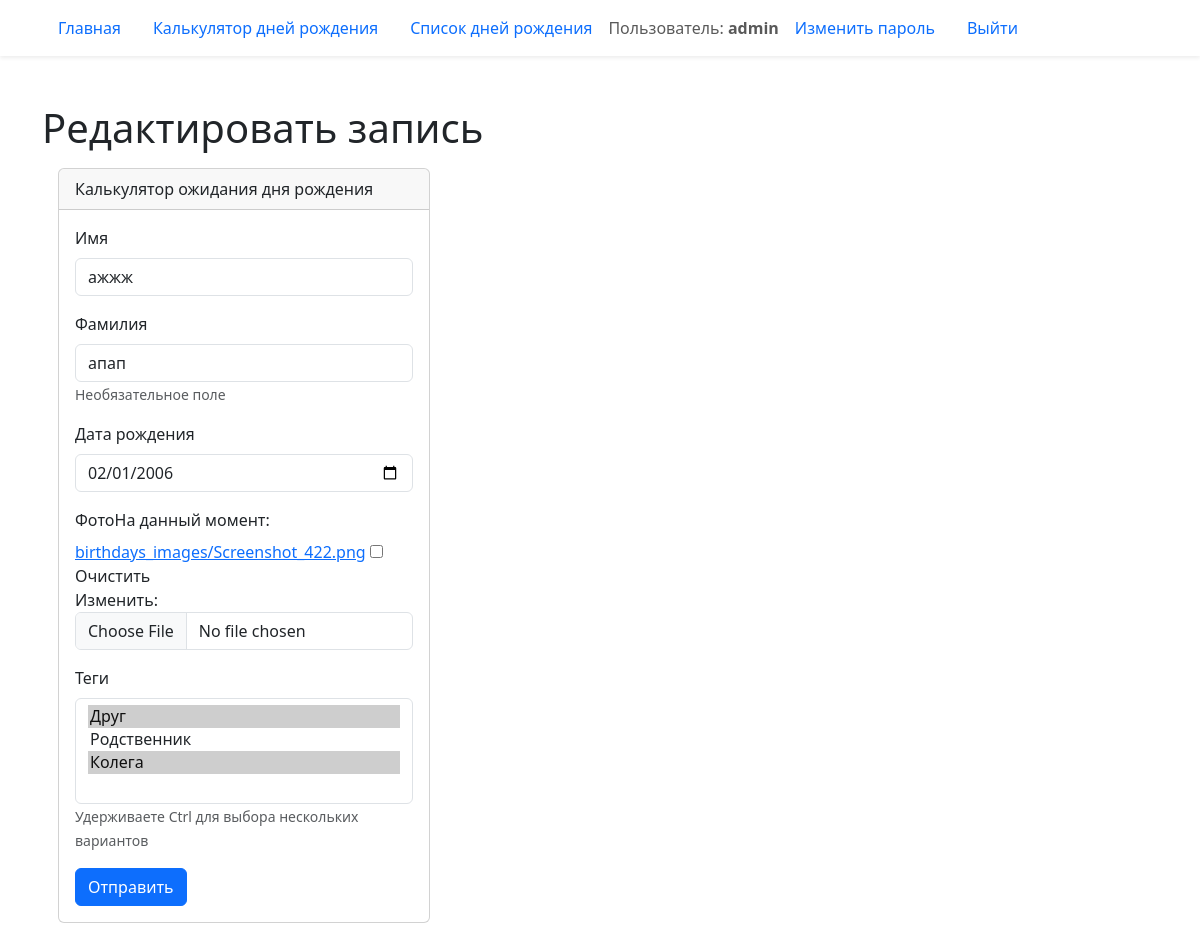
/birthday/13/edit/ (signed in), run on the app's committed database.
### birthday/models.py (models this page shows, shortened)
class Birthday(models.Model):
    first_name = models.CharField('Имя', max_length=20)
    last_name = models.CharField(
        'Фамилия',
        max_length=20,
        blank=True,
        help_text='Необязательное поле'
    )
    birthday = models.DateField('Дата рождения', validators=(real_age,))
    image = models.ImageField('Фото', upload_to='birthdays_images', blank=True)
    author = models.ForeignKey(
        User,
        verbose_name='Автор записи',
        on_delete=models.CASCADE,
        null=True
    )
    tag = models.ManyToManyField(
        Tag,
        verbose_name='Теги',
        blank=True,
        help_text='Удерживаете Ctrl для выбора нескольких вариантов'
    )
    class Meta:
        constraints = (models.UniqueConstraint(
            fields=('first_name', 'last_name', 'birthday'),
            name='Unique person constraint'
            ),
        )

class Tag(models.Model):
    tag = models.CharField('Тег', max_length=20)
    def __str__(self) -> str:
        return self.tag

### birthday/views.py (the view)
# urls.py: path('<int:pk>/edit/', views.BirthdayUpdateView.as_view(), name='edit'),
class BirthdayUpdateView(LoginRequiredMixin, UpdateView):
    form_class = BirthdayForm
    model = Birthday
    def dispatch(self, request, *args, **kwargs):
        get_object_or_404(Birthday, pk=kwargs['pk'], author=request.user)
        return super().dispatch(request, *args, **kwargs)

### birthday/forms.py (shortened to what this page needs)
class BirthdayForm(forms.ModelForm):
    class Meta:
        model = Birthday
        exclude = ('author',)
        widgets = {
            'birthday': forms.DateInput(attrs={'type': 'date'})
        }

### templates/birthday/birthday_form.html (shortened to what this page needs)
{% extends "base.html" %}
{% load django_bootstrap5 %}
{% block content %}
  {% if "/edit/" in request.path %}
    <h1>Редактировать запись {{ data.pk }}</h1>
  {% else %}
    <h1>Создать запись</h1>
  {% endif %}
  <div class='card col-4 m-3'>
    <div class='card-header'>
      Калькулятор ожидания дня рождения
    </div>
    <div class='card-body'>
      <form method="post" enctype="multipart/form-data">
        {% bootstrap_form form %}
        {% bootstrap_button button_type='submit' content='Отправить' %}
      </form>
    </div>
  </div>
{% endblock %}

### templates/includes/header.html (shortened to what this page needs)
<header>
  <nav class="navbar shadow-sm">
    <div class="container">
      {% with request.resolver_match.view_name as view_name %}
        <ul class="nav nav-pills">
          <li class="nav-item">
            <a class="nav-link {% if view_name == 'pages:homepage' %} active {% endif %}"
              href="{% url 'pages:homepage' %}">
              Главная
            </a>
          </li>
          <li class="nav-item">
            <a class="nav-link {% if view_name == 'birthday:create' %} active {% endif %}"
              href="{% url 'birthday:create' %}">
              Калькулятор дней рождения
            </a>
          </li>
          <li class="nav-item">
            <a class="nav-link {% if view_name == 'birthday:list' %} active {% endif %}" href="{% url 'birthday:list' %}">
              Cписок дней рождения
            </a>
          </li>
          {% if user.is_authenticated %}
          <span class="navbar-text">Пользователь: <b>{{ user.username }}</b></span>
          <li class="nav-item">
            <a class="nav-link{% if view_name == 'password_change' %} active {% endif %}"
              href="{% url 'password_change' %}">Изменить пароль</a>
          </li>
          <li class="nav-item">
            <a class="nav-link" href="{% url 'logout' %}">Выйти</a>
          </li>
          {% endif %}
        </ul>
      {% endwith %}
    </div>
  </nav>
</header>

### data on the page
Birthday: first_name "ажжж", last_name "апап", birthday "02/01/2006"
Tag: tag "Друг ☑ / Родственник / Колега ☑"

### other printed values
{{ user.username }} "admin"
